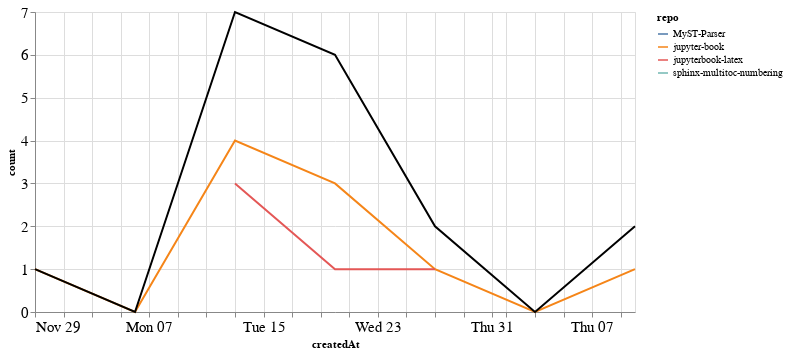

The code cell stored with this chart in its notebook:
### Markdown cell above
### Comments

### Code cell
comments_time = comments.groupby('repo').resample('W', on='createdAt').count()['author'].reset_index()
comments_time = comments_time.rename(columns={'author': 'count'})
comments_time_total = comments_time.groupby('createdAt').agg({"count": "sum"}).reset_index()
ch1 = alt.Chart(comments_time, width=600).mark_line().encode(
    x='createdAt',
    y='count',
    color='repo',
    tooltip="repo"
)

ch2 = alt.Chart(comments_time_total, width=600).mark_line(color="black").encode(
    x='createdAt',
    y='count',
)

ch1 + ch2

### Figure 1 — Vega-Lite specification as saved in the notebook (floating-point values rounded to 4 significant figures)
{"config": {"axisLeft": {"labelFontSize": 15}, "axisBottom": {"labelFontSize": 15}}, "layer": [{"data": {"name": "data-fd73afbb568059374fe7eb208f2515f9"}, "mark": "line", "encoding": {"color": {"type": "nominal", "field": "repo"}, "tooltip": {"type": "nominal", "field": "repo"}, "x": {"type": "temporal", "field": "createdAt"}, "y": {"type": "quantitative", "field": "count"}}, "width": 600}, {"data": {"name": "data-4bd0cf6a76783cbe27293edd0481a57a"}, "mark": {"type": "line", "color": "black"}, "encoding": {"x": {"type": "temporal", "field": "createdAt"}, "y": {"type": "quantitative", "field": "count"}}, "width": 600}], "$schema": "https://vega.github.io/schema/vega-lite/v4.8.1.json", "datasets": {"data-fd73afbb568059374fe7eb208f2515f9": [{"repo": "MyST-Parser", "createdAt": "2020-12-20T00:00:00", "count": 2}, {"repo": "jupyter-book", "createdAt": "2020-11-29T00:00:00", "count": 1}, {"repo": "jupyter-book", "createdAt": "2020-12-06T00:00:00", "count": 0}, {"repo": "jupyter-book", "createdAt": "2020-12-13T00:00:00", "count": 4}, {"repo": "jupyter-book", "createdAt": "2020-12-20T00:00:00", "count": 3}, {"repo": "jupyter-book", "createdAt": "2020-12-27T00:00:00", "count": 1}, {"repo": "jupyter-book", "createdAt": "2021-01-03T00:00:00", "count": 0}, {"repo": "jupyter-book", "createdAt": "2021-01-10T00:00:00", "count": 1}, {"repo": "jupyterbook-latex", "createdAt": "2020-12-13T00:00:00", "count": 3}, {"repo": "jupyterbook-latex", "createdAt": "2020-12-20T00:00:00", "count": 1}, {"repo": "jupyterbook-latex", "createdAt": "2020-12-27T00:00:00", "count": 1}, {"repo": "sphinx-multitoc-numbering", "createdAt": "2021-01-10T00:00:00", "count": 1}], "data-4bd0cf6a76783cbe27293edd0481a57a": [{"createdAt": "2020-11-29T00:00:00", "count": 1}, {"createdAt": "2020-12-06T00:00:00", "count": 0}, {"createdAt": "2020-12-13T00:00:00", "count": 7}, {"createdAt": "2020-12-20T00:00:00", "count": 6}, {"createdAt": "2020-12-27T00:00:00", "count": 2}, {"createdAt": "2021-01-03T00:00:00", "count": 0}, {"createdAt": "2021-01-10T00:00:00", "count": 2}]}}
